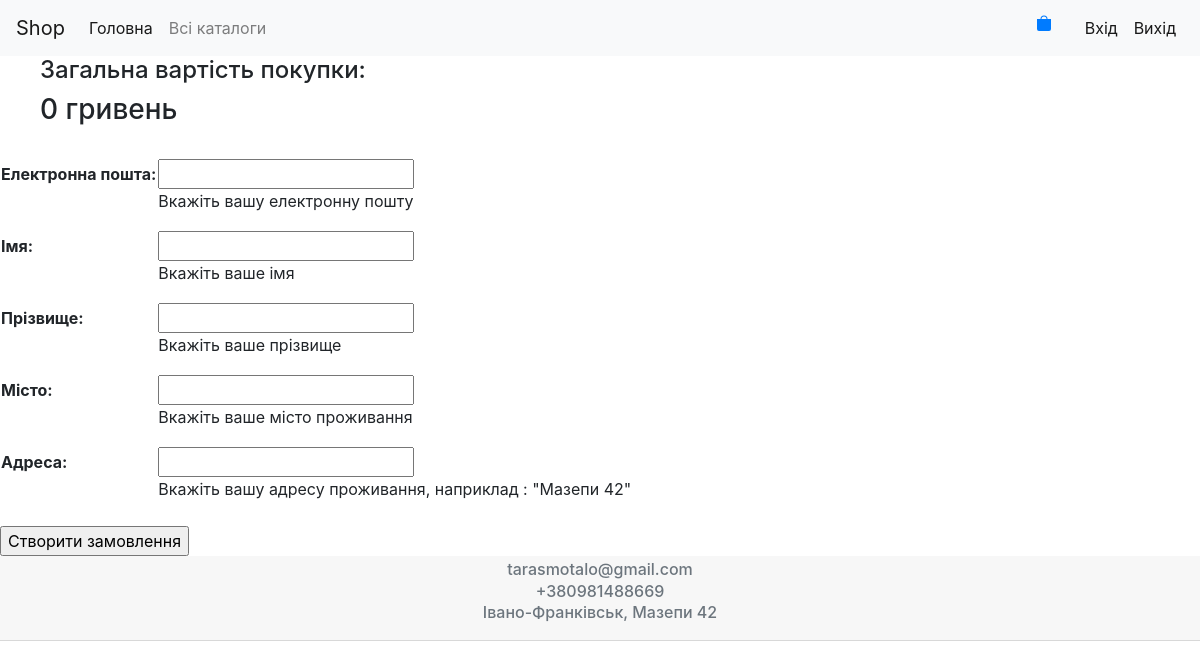
Screenshot of /order_create/ with the database file from the repository.
### contact_shop/models.py (models this page shows)
class Contact(models.Model):
    email = models.EmailField(verbose_name='Електронний адрес')
    number_tel = PhoneField(max_length=13, verbose_name='Номер телефону')
    address = models.CharField(max_length=30, verbose_name='Адреса')
    class Meta:
        verbose_name = 'Контактна інформація'
        verbose_name_plural = 'Контактна інформація'

### order/views.py (the view)
# urls.py: path('order_create/', views.order_create, name='order_create'),
def order_create(request):
    cart = Cart(request)
    if request.method == 'POST':
        form = OrderForm(request.POST)
        order = form.save()
        for item in cart:
            OrderProduct.objects.create(
                order=order,
                product=Product.objects.get(id=item['id']),
                price=item['price'].replace(',', ''),
                quantity=item['quantity']
            )
        cart.clear()
        return redirect('order:order_done')
    else:
        form = OrderForm(request.POST)
    return render(request, 'order/order.html', {'form': form,
                                                'cart': cart,
                                                'get_total_price': cart.get_total_price()})

### order/forms.py
class OrderForm(forms.ModelForm):
    email = forms.EmailField(help_text='Вкажіть вашу електронну пошту', label='Електронна пошта',
                             error_messages={'required': ''})
    first_name = forms.CharField(help_text='Вкажіть ваше імя', label='Імя', error_messages={'required': ''})
    last_name = forms.CharField(help_text='Вкажіть ваше прізвище', label='Прізвище', error_messages={'required': ''})
    city = forms.CharField(help_text='Вкажіть ваше місто проживання', label='Місто', error_messages={'required': ''})
    address = forms.CharField(help_text='Вкажіть вашу адресу проживання, наприклад : "Мазепи 42"', label='Адреса',
                              error_messages={'required': ''})
    class Meta:
        model = Order
        fields = ['email', 'first_name', 'last_name', 'city', 'address']

### cart/cart.py (called while the page is built)
    def __len__(self):
        return sum(item['quantity'] for item in self.cart.values())

    def get_total_price(self):
        return sum(
            (float(item['price'].replace(',', '').replace('.', ''))) / 10 * item['quantity'] for
            item in
            self.cart.values())

### contact_shop/context_processors.py (called while the page is built)
def contact_info(request):
    return {'contact_info': Contact.objects.all()}

### order/templates/order/order.html (shortened to what this page needs)
{% extends 'mainsite/base.html' %}
{% block content %}
    <ul>
        <li><h4>Загальна вартість покупки: </h4><h3>{{ get_total_price }} гривень</h3></li>
    </ul>
    <form action="." method="POST">
        <table>{{ form }}</table>
    <br>
    <input type="submit" value="Створити замовлення">
    </form>
{% endblock %}

### mainsite/templates/mainsite/footer.html
<div class="card-header" style="text-align: center; /* Фиксированное положение */
    left: 0; bottom: 0;
    padding: 10px;
    width: 100%;
    ">
    {% if contact_info %}
        <ul class="list-group list-group-flush;">
            {% for contacts in contact_info %}
                <li><h6 class="card-subtitle mb-2 text-muted">{{ contacts.email }}</h6></li>
                <li><h6 class="card-subtitle mb-2 text-muted">{{ contacts.number_tel }}</h6></li>
                <li><h6 class="card-subtitle mb-2 text-muted">{{ contacts.address }}</h6></li>
            {% endfor %}
        </ul>
    {% endif %}
</div>

### mainsite/templates/mainsite/base.html (style rules this page uses)
li { list-style-type: none; }

### rows the page displays
Contact: email "tarasmotalo@gmail.com", number_tel "+380981488669", address "Івано-Франківськ, Мазепи 42"

### other values shown
{{ get_total_price }} "0"
